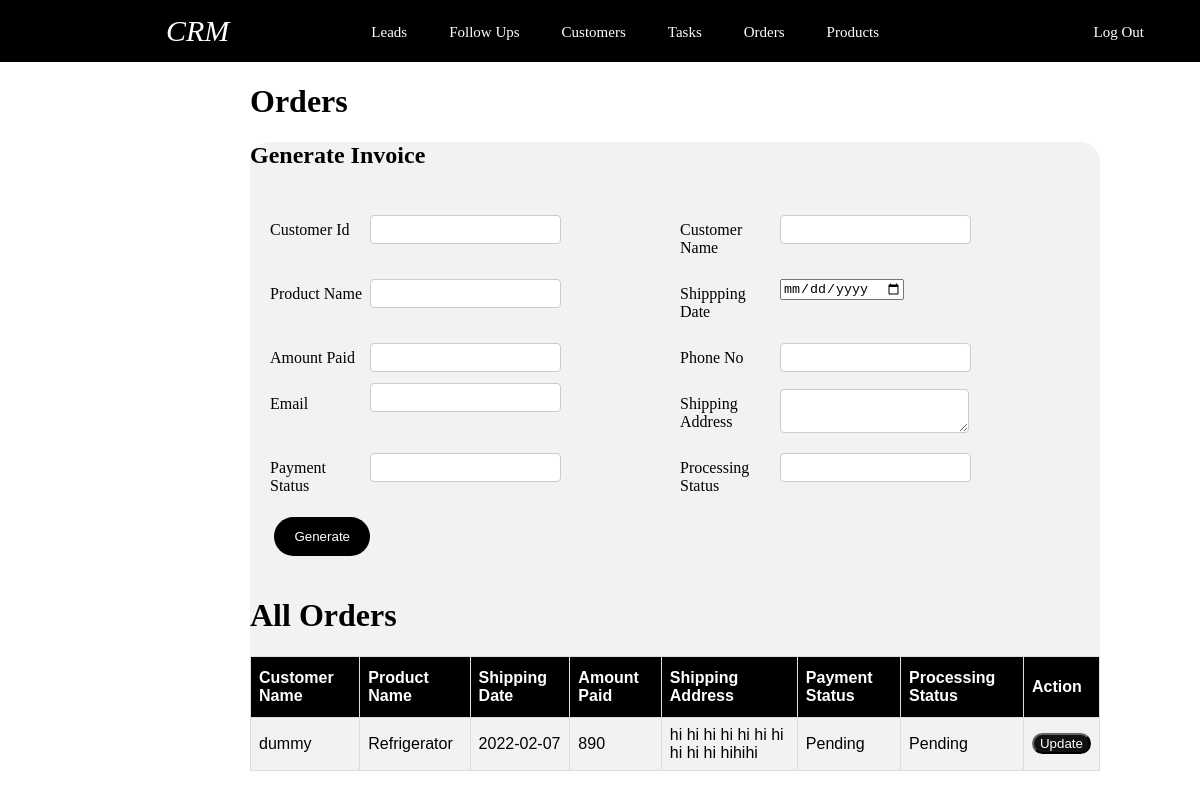
The app's page /Orders.php (signed in) with its own data.
### tables this page shows
CREATE TABLE `invoice` (
  `Invoice_id` int(11) NOT NULL,
  `Customer_id` int(11) DEFAULT NULL,
  `Salesman_id` int(11) DEFAULT NULL,
  `Customer_Name` varchar(255) DEFAULT NULL,
  `Product_Name` varchar(255) NOT NULL,
  `Shipping_Date` date DEFAULT NULL,
  `Amount_Paid` int(11) DEFAULT NULL,
  `Phone_No` varchar(11) DEFAULT NULL,
  `Email` varchar(255) DEFAULT NULL,
  `Shipping_Address` varchar(255) DEFAULT NULL,
  `Payment_Status` varchar(255) DEFAULT NULL,
  `Processing_Status` varchar(255) DEFAULT NULL
);

### Orders.php (the view, shortened to what this page needs)
<?php
require "pdo_dbconnection.php";
$id = $_SESSION['id'];
?>
<html>
    <head>
        <link rel="stylesheet" href="Orders.css">
    </head>
    <body>
    <div class="whole-thing">
        <h1>Orders</h1>
        <div class="new-lead">
            <h2>Generate Invoice</h2>
            <div class="container">
                <form method="post">
                <div class="row">
                    <div class = "col-25">
                        <label for="ci">Customer Id</label>
                    </div>
                        <div class="col-75">
                            <input type="number" name="ci" class="reg-input"/>
                        </div>
                </div>
                <div class="row">
                    <div class="col-25">
                        <label for="Name">Customer Name</label>
                    </div>
                        <div class="col-75">
                            <input type="text" name = "Name" class="reg-input"/>
                        </div>
                    </div>
                <div class="row">
                    <div class="col-25">
                        <label for="pn">Product Name</label>
                    </div>
                        <div class="col-75">
                            <input type="text" name = "pn" class="reg-input"/>
                        </div>
                </div>
                <div class="row">
                    <div class="col-25">
                        <label for="dd">Shippping Date</label>
                    </div>
                        <div class="col-75">
                            <input type="date" name="dd" class="reg-input"/>
                    </div>
                </div>
                <div class="row">
                    <div class="col-25">
                        <label for="ap">Amount Paid</label>
                    </div>
                        <div class="col-75">
                            <input type="number" name="ap" class="reg-input"/>
                        </div>
                    </div>
                <div class="row">
                    <div class="col-25">
                        <label for="Phone_No">Phone No</label>
                    </div>
                        <div class="col-75">
                            <input type="number" name="Phone_No" class="reg-input"/>
                        </div>
                </div>
                <div class="row">
                    <div class="col-25">
                        <label for="Email">Email</label>
                    </div>
                        <div class="0.75">
                            <input type="email" name="Email" class="reg-input"/>
                        </div>
                </div>
                <div class="row">
                    <div class="col-25">
                    <label for="Address">Shipping Address</label>
                    </div>
                        <div class="col-75">
                    <textarea name="Address"></textarea>
                    </div>
                </div>
                <div class="row">
                    <div class="col-25">
                    <label for="ps">Payment Status</label>
                    </div>
                        <div class="col-75">
                    <input type="text" name="ps" class="reg-input"/>
                    </div>
                </div>
                <div class="row">
                    <div class="col-25">
                    <label for="Status">Processing Status</label>
                    </div>
                        <div class="col-75">
                    <input type="text" name="Status" class="reg-input"/>
                    </div>
                </div>
                <div class="row">
                    <div class="col-25">
                    <input class="create-button" type="submit" value="Generate">
                    </div>
                </form>
            </div>
        </div>
        <div class="table">
        <h1>All Orders</h1>
        <table id="customers">
            <tr>
            <th>Customer Name</th>
            <th>Product Name</th>
            <th>Shipping Date</th>
            <th>Amount Paid</th>
            <th>Shipping Address</th>
            <th>Payment Status</th>
            <th>Processing Status</th>
            <th>Action</th>
            <?php
            $sql = "SELECT * FROM Invoice WHERE Salesman_id = :id";
            $stmt = $pdo->prepare($sql);
            $stmt->execute([':id' => $id]);
            while ( $row = $stmt->fetch(PDO::FETCH_ASSOC) ) {
                echo("<tr><td>");
                echo(htmlentities($row['Customer_Name']));
                echo("</td><td>");
                echo(htmlentities($row['Product_Name']));
                echo('</td><td>');
                echo(htmlentities($row['Shipping_Date']));
                echo('</td><td>');
                echo(htmlentities($row['Amount_Paid']));
                echo('</td><td>');
                echo(htmlentities($row['Shipping_Address']));
                echo('</td><td>');
                echo(htmlentities($row['Payment_Status']));
                echo('</td><td>');
                echo(htmlentities($row['Processing_Status']));
                echo('</td><td>');
                echo('<button class="convert-button"><a class="convert" href="Convert.php">Update</a></button>');
                echo("</td></tr>");
            }
            ?>
        </table>
    </div>
</body>
</html>

### header.css (style rules this page uses)
.CRM { font-style: italic; font-size: 30px; margin-left: 150px; margin-right: 100px; }
.header { top: 0; left: 0; right: 0; list-style-type: none; margin: 0; padding: 0; overflow: hidden; background-color: rgb(0, 0, 0); }
.logout { margin-right: 30px; }
.therest { margin-top: 10px; font-size: 15px; }
li { float: left; margin-right: 10px; }
li a { display: block; color: white; text-align: center; padding: 14px 16px; text-decoration: none; }
body { margin: 0px; }

### Orders.css (style rules this page uses)
#customers { font-family: Arial, Helvetica, sans-serif; border-collapse: collapse; width: 100%; }
#customers td, #customers th { border: 1px solid #ddd; padding: 8px; }
#customers tr:nth-child(even) { background-color: #f2f2f2; }
#customers th { padding-top: 12px; padding-bottom: 12px; text-align: left; background-color: #000000; color: white; }
* { box-sizing: border-box; }
input[type=text], select, textarea { padding: 6px; border: 1px solid #ccc; border-radius: 4px; resize: vertical; }
input[type=number] { padding: 6px; border: 1px solid #ccc; border-radius: 4px; resize: vertical; }
input[type=email] { padding: 6px; border: 1px solid #ccc; border-radius: 4px; resize: vertical; }
label { padding: 6px 6px 6px 0; display: inline-block; }
input[type=submit] { background-color: #000000; color: white; padding: 12px 20px; border: none; border-radius: 20px; cursor: pointer; float: right; }
form { display: grid; grid-template-columns: 1fr 1fr; grid-gap: 10px; }
.container { border-radius: 5px; background-color: #f2f2f2; padding: 20px; }
.col-25 { float: left; width: 25%; margin-top: 6px; }
.col-75 { float: left; width: 75%; margin-top: 6px; }
.row:after { content: ""; display: table; clear: both; }
.whole-thing { margin-left: 250px; margin-right: 100px; }
.new-lead { background-color: #f2f2f2; border: #f2f2f2; border-radius: 20px; }
.convert { color: white; text-decoration: none; }
.convert-button { border-radius: 20px; background-color: #111; border-color: #111; color: white; }

### records on screen
invoice: Customer_Name "dummy", Product_Name "Refrigerator", Shipping_Date "2022-02-07", Amount_Paid "890", Shipping_Address "hi hi hi hi hi hi hi hi hi hi hihihi", Payment_Status "Pending", Processing_Status "Pending"
